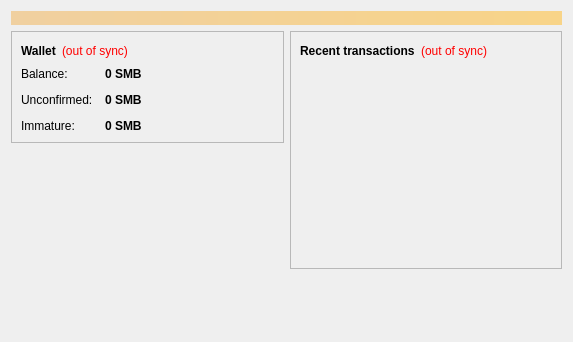
<?xml version="1.0" encoding="UTF-8"?>
<ui version="4.0">
 <class>OverviewPage</class>
 <widget class="QWidget" name="OverviewPage">
  <property name="geometry">
   <rect>
    <x>0</x>
    <y>0</y>
    <width>573</width>
    <height>342</height>
   </rect>
  </property>
  <property name="windowTitle">
   <string>Form</string>
  </property>
  <layout class="QVBoxLayout" name="topLayout">
   <item>
    <widget class="QLabel" name="labelAlerts">
     <property name="visible">
      <bool>false</bool>
     </property>
     <property name="styleSheet">
      <string notr="true">background-color: qlineargradient(x1: 0, y1: 0, x2: 1, y2: 0, stop:0 #F0D0A0, stop:1 #F8D488); color:#000000;</string>
     </property>
     <property name="wordWrap">
      <bool>true</bool>
     </property>
     <property name="margin">
      <number>3</number>
     </property>
    </widget>
   </item>
   <item>
    <layout class="QHBoxLayout" name="horizontalLayout" stretch="1,1">
     <item>
      <layout class="QVBoxLayout" name="verticalLayout_2">
       <item>
        <widget class="QFrame" name="frame">
         <property name="frameShape">
          <enum>QFrame::StyledPanel</enum>
         </property>
         <property name="frameShadow">
          <enum>QFrame::Raised</enum>
         </property>
         <layout class="QVBoxLayout" name="verticalLayout_4">
          <item>
           <layout class="QHBoxLayout" name="horizontalLayout_4">
            <item>
             <widget class="QLabel" name="label_5">
              <property name="font">
               <font>
                <weight>75</weight>
                <bold>true</bold>
               </font>
              </property>
              <property name="text">
               <string>Wallet</string>
              </property>
             </widget>
            </item>
            <item>
             <widget class="QLabel" name="labelWalletStatus">
              <property name="toolTip">
               <string>The displayed information may be out of date. Your wallet automatically synchronizes with the Sigmabit network after a connection is established, but this process has not completed yet.</string>
              </property>
              <property name="styleSheet">
               <string notr="true">QLabel { color: red; }</string>
              </property>
              <property name="text">
               <string notr="true">(out of sync)</string>
              </property>
              <property name="alignment">
               <set>Qt::AlignLeading|Qt::AlignLeft|Qt::AlignVCenter</set>
              </property>
             </widget>
            </item>
            <item>
             <spacer name="horizontalSpacer_2">
              <property name="orientation">
               <enum>Qt::Horizontal</enum>
              </property>
              <property name="sizeHint" stdset="0">
               <size>
                <width>40</width>
                <height>20</height>
               </size>
              </property>
             </spacer>
            </item>
           </layout>
          </item>
          <item>
           <layout class="QFormLayout" name="formLayout_2">
            <property name="fieldGrowthPolicy">
             <enum>QFormLayout::AllNonFixedFieldsGrow</enum>
            </property>
            <property name="horizontalSpacing">
             <number>12</number>
            </property>
            <property name="verticalSpacing">
             <number>12</number>
            </property>
            <item row="0" column="0">
             <widget class="QLabel" name="label">
              <property name="text">
               <string>Balance:</string>
              </property>
             </widget>
            </item>
            <item row="0" column="1">
             <widget class="QLabel" name="labelBalance">
              <property name="font">
               <font>
                <weight>75</weight>
                <bold>true</bold>
               </font>
              </property>
              <property name="cursor">
               <cursorShape>IBeamCursor</cursorShape>
              </property>
              <property name="toolTip">
               <string>Your current balance</string>
              </property>
              <property name="text">
               <string notr="true">0 SMB</string>
              </property>
              <property name="textInteractionFlags">
               <set>Qt::LinksAccessibleByMouse|Qt::TextSelectableByKeyboard|Qt::TextSelectableByMouse</set>
              </property>
             </widget>
            </item>
            <item row="1" column="0">
             <widget class="QLabel" name="label_3">
              <property name="text">
               <string>Unconfirmed:</string>
              </property>
             </widget>
            </item>
            <item row="1" column="1">
             <widget class="QLabel" name="labelUnconfirmed">
              <property name="font">
               <font>
                <weight>75</weight>
                <bold>true</bold>
               </font>
              </property>
              <property name="cursor">
               <cursorShape>IBeamCursor</cursorShape>
              </property>
              <property name="toolTip">
               <string>Total of transactions that have yet to be confirmed, and do not yet count toward the current balance</string>
              </property>
              <property name="text">
               <string notr="true">0 SMB</string>
              </property>
              <property name="textInteractionFlags">
               <set>Qt::LinksAccessibleByMouse|Qt::TextSelectableByKeyboard|Qt::TextSelectableByMouse</set>
              </property>
             </widget>
            </item>
            <item row="2" column="0">
             <widget class="QLabel" name="labelImmatureText">
              <property name="text">
               <string>Immature:</string>
              </property>
             </widget>
            </item>
            <item row="2" column="1">
             <widget class="QLabel" name="labelImmature">
              <property name="font">
               <font>
                <weight>75</weight>
                <bold>true</bold>
               </font>
              </property>
              <property name="toolTip">
               <string>Mined balance that has not yet matured</string>
              </property>
              <property name="text">
               <string notr="true">0 SMB</string>
              </property>
              <property name="textInteractionFlags">
               <set>Qt::LinksAccessibleByMouse|Qt::TextSelectableByKeyboard|Qt::TextSelectableByMouse</set>
              </property>
             </widget>
            </item>
           </layout>
          </item>
         </layout>
        </widget>
       </item>
       <item>
        <spacer name="verticalSpacer">
         <property name="orientation">
          <enum>Qt::Vertical</enum>
         </property>
         <property name="sizeHint" stdset="0">
          <size>
           <width>20</width>
           <height>40</height>
          </size>
         </property>
        </spacer>
       </item>
      </layout>
     </item>
     <item>
      <layout class="QVBoxLayout" name="verticalLayout_3">
       <item>
        <widget class="QFrame" name="frame_2">
         <property name="frameShape">
          <enum>QFrame::StyledPanel</enum>
         </property>
         <property name="frameShadow">
          <enum>QFrame::Raised</enum>
         </property>
         <layout class="QVBoxLayout" name="verticalLayout">
          <item>
           <layout class="QHBoxLayout" name="horizontalLayout_2">
            <item>
             <widget class="QLabel" name="label_4">
              <property name="text">
               <string>&lt;b&gt;Recent transactions&lt;/b&gt;</string>
              </property>
             </widget>
            </item>
            <item>
             <widget class="QLabel" name="labelTransactionsStatus">
              <property name="toolTip">
               <string>The displayed information may be out of date. Your wallet automatically synchronizes with the Sigmabit network after a connection is established, but this process has not completed yet.</string>
              </property>
              <property name="styleSheet">
               <string notr="true">QLabel { color: red; }</string>
              </property>
              <property name="text">
               <string notr="true">(out of sync)</string>
              </property>
              <property name="alignment">
               <set>Qt::AlignRight|Qt::AlignTrailing|Qt::AlignVCenter</set>
              </property>
             </widget>
            </item>
            <item>
             <spacer name="horizontalSpacer">
              <property name="orientation">
               <enum>Qt::Horizontal</enum>
              </property>
              <property name="sizeHint" stdset="0">
               <size>
                <width>40</width>
                <height>20</height>
               </size>
              </property>
             </spacer>
            </item>
           </layout>
          </item>
          <item>
           <widget class="QListView" name="listTransactions">
            <property name="styleSheet">
             <string notr="true">QListView { background: transparent; }</string>
            </property>
            <property name="frameShape">
             <enum>QFrame::NoFrame</enum>
            </property>
            <property name="verticalScrollBarPolicy">
             <enum>Qt::ScrollBarAlwaysOff</enum>
            </property>
            <property name="horizontalScrollBarPolicy">
             <enum>Qt::ScrollBarAlwaysOff</enum>
            </property>
            <property name="selectionMode">
             <enum>QAbstractItemView::NoSelection</enum>
            </property>
           </widget>
          </item>
         </layout>
        </widget>
       </item>
       <item>
        <spacer name="verticalSpacer_2">
         <property name="orientation">
          <enum>Qt::Vertical</enum>
         </property>
         <property name="sizeHint" stdset="0">
          <size>
           <width>20</width>
           <height>40</height>
          </size>
         </property>
        </spacer>
       </item>
      </layout>
     </item>
    </layout>
   </item>
  </layout>
 </widget>
 <resources/>
 <connections/>
</ui>
